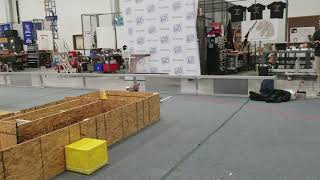
#> input picture cube1.jpg, 320 x 180 px; its folder holds only this picture in this run
$ python OpenCV.py
#> lines starting #> are read from the running program, lines starting #| are printed output that depends on the picture
# -*- coding: utf-8 -*-
"""
Created on Sat Jan 20 16:04:47 2018

@author: Master
"""
import numpy
import matplotlib.pyplot as plt
import cv2
import time

class ImageLabelisation (object):

    # [43 lines left out: functions __init__, Coord, DrawRect, not called in this run]

    def Test ():
        return 56127

import OpenCV
x = OpenCV.ImageLabelisation(3)
x.DrawRect()
#> in DrawRect, `cv2.imshow('Window'+str(i),self.base[i])`:
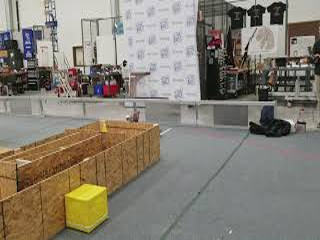
#> window 'Window0': shape (240, 320, 3); mean B, G, R 115.3, 127, 133.4
#> (key Esc is pressed here)
#> (the run stopped early here; a loop or call above may not have finished)
